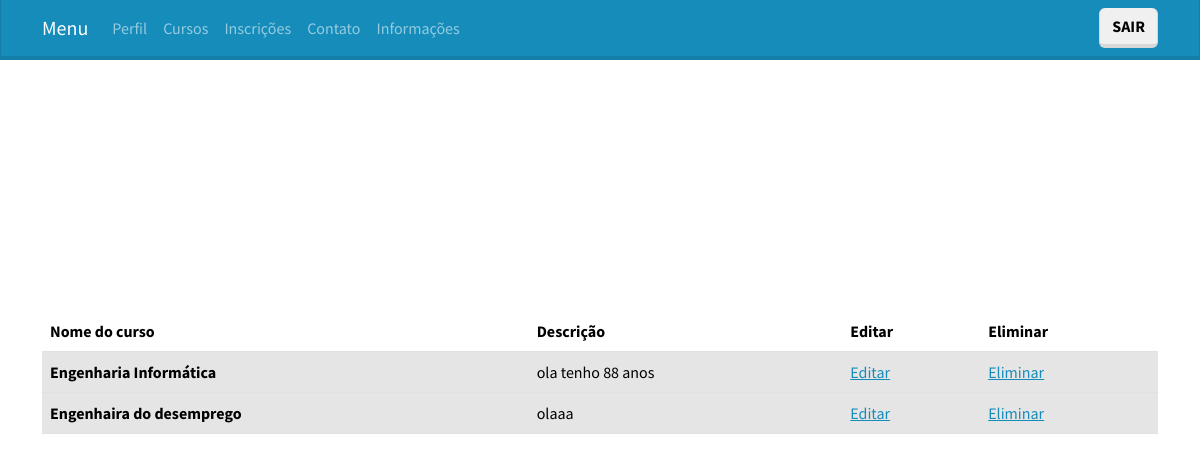
The app's page /paginas/inscricoes.php (signed in) with its own data.
### tables this page shows
CREATE TABLE `inscricao` (
  `id_utilizador` int(40) NOT NULL,
  `id_curso` int(40) NOT NULL,
  `descricao` varchar(200) NOT NULL
);

CREATE TABLE `curso` (
  `id_curso` int(40) NOT NULL,
  `nome` varchar(100) NOT NULL,
  `descricao` varchar(100) NOT NULL,
  `vagas` int(40) NOT NULL,
  `vagas_preenchidas` int(40) NOT NULL,
  `data_inicio` date NOT NULL,
  `data_fim` date NOT NULL,
  `metodo_selecao` varchar(100) NOT NULL
);

### paginas/inscricoes.php (the view, shortened to what this page needs)
<!DOCTYPE html>
<?php include 'cabecalho.php'; include '../basedados/basedados.h';?>
<?php  $sql = "SELECT c.nome, i.descricao, i.id_curso
                FROM inscricao i INNER JOIN curso c
                ON i.id_curso = c.id_curso
                WHERE i.id_utilizador = '{$_SESSION['id_utilizador']}'";
        $result = mysqli_query($conn, $sql);?>
<?php if (!empty($_SESSION['tipo_utilizador']) && $_SESSION['tipo_utilizador'] == 1) : ?>
<html lang="pt">
<head>
    <link rel="stylesheet" href="bootstrap.css">
</head>
<body>
            <div class="container d-flex justify-content-center align-items-center" style="height: 80vh;">
                <table class="table table-hover">
                    <thead>
                        <tr>
                            <th scope="col">Nome do curso</th>
                            <th scope="col">Descrição</th>
                            <th scope="col">Editar</th>
                            <th scope="col">Eliminar</th>
                        </tr>
                    </thead>
                    <tbody>
                        <?php
                        while ($row = mysqli_fetch_assoc($result)) {
                            ?>
                            <tr class="table-active">
                                <th scope="row"><?php echo $row['nome']; ?></th>
                                <td><?php echo $row['descricao']; ?></td>
                                <td> <a href="editarInscricaoformulario.php?id=<?php echo $row['id_curso']; ?>">Editar</a></td>
                                <td> <a href="eliminarInscricaoformulario.php?id=<?php echo $row['id_curso']; ?>">Eliminar</a></td>
                            </tr>
                            <?php
                        }
                        ?>
                    </tbody>
                </table>
            </div>
        </body>
</html>
<?php else: header("Location:Erro.php");?>
<?php endif ?>

### records on screen
inscricao: id_curso.nome "Engenharia Informática", descricao "ola tenho 88 anos"
inscricao: id_curso.nome "Engenhaira do desemprego", descricao "olaaa"
